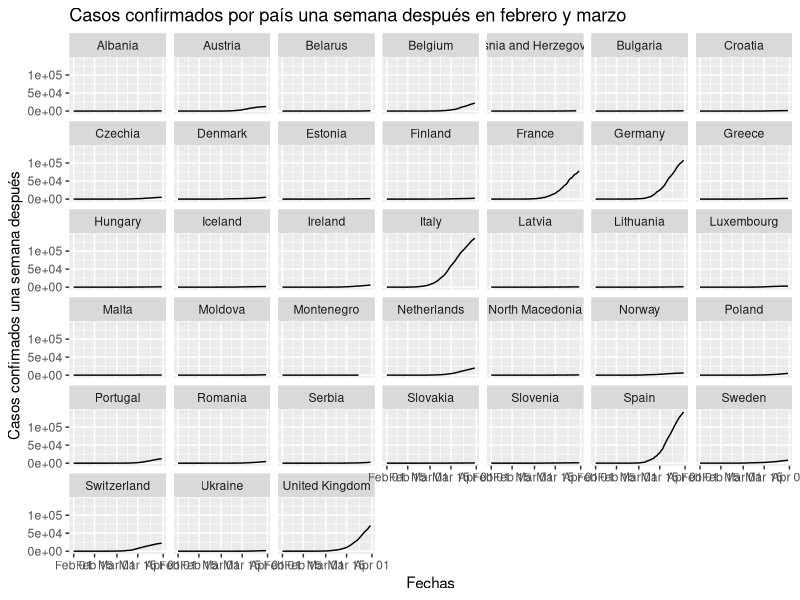
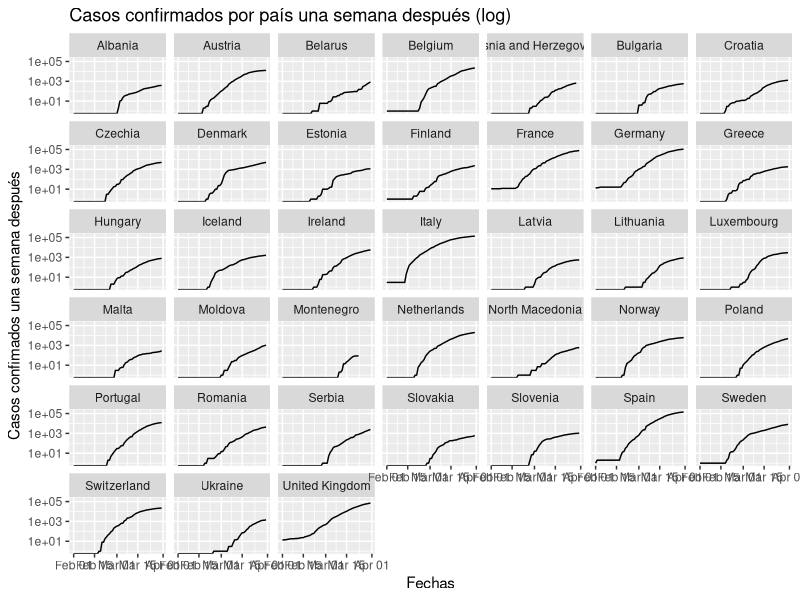
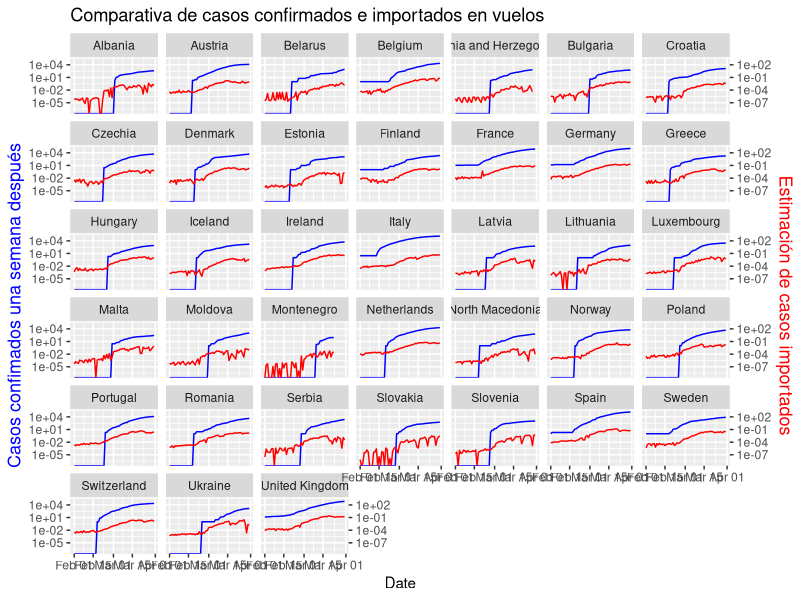
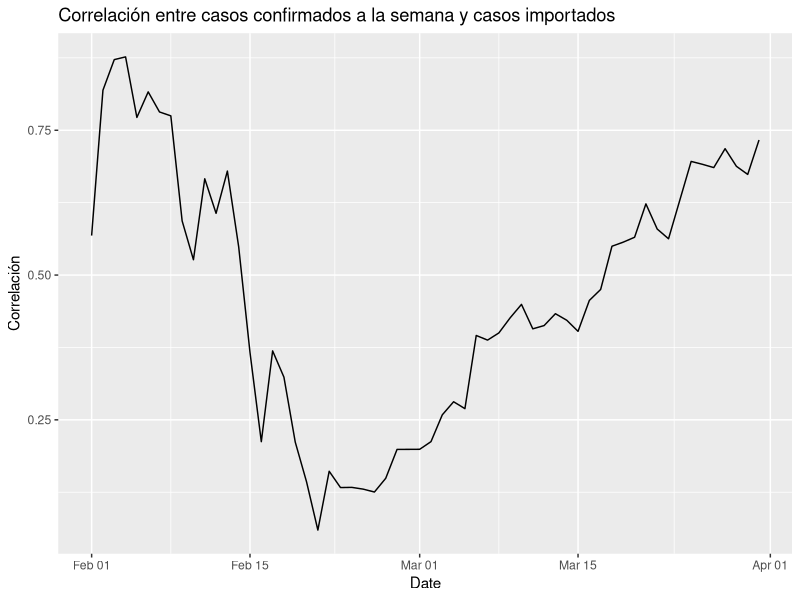
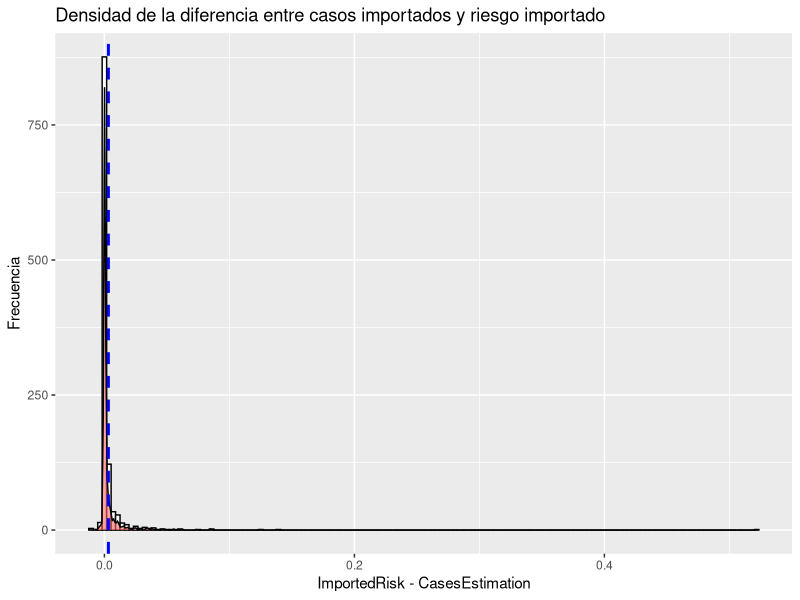
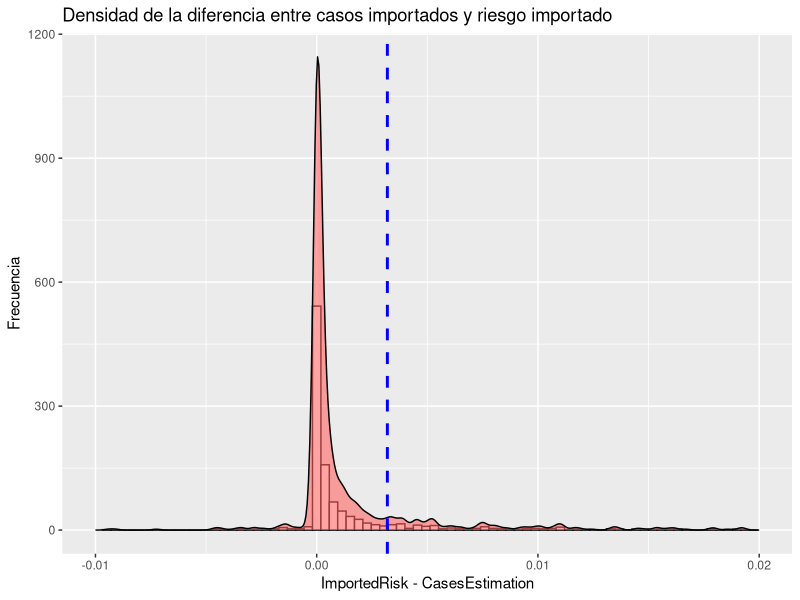

Source code (R) for these figures, in order:
library(ggplot2)
library(dplyr)

# Importación de datos
df <- read.csv(file = 'data/inter.csv')
df$Date <- as.Date(df$Date)

# Progreso de positivos una semana después en todos los países.
# Solo unos pocos muestran progresión, y normalmente es tras empezar marzo
p <- ggplot(df, aes(x=Date, y=ConfirmedCasesWeekLater)) +
  geom_line() + 
  xlab("Fechas") + ylab("Casos confimados una semana después") +
  facet_wrap(~Zone)+
  labs(title='Casos confirmados por país una semana después en febrero y marzo')
p 

# Si tenemos pocos casos no podemos apreciarlos. Cambiamos a escala logarítmica.
p <- ggplot(df, aes(x=Date, y=ConfirmedCasesWeekLater)) +
  geom_line() + 
  xlab("Fechas") + ylab("Casos confimados una semana después") +
  scale_y_log10() + facet_wrap(~Zone)+
  labs(title='Casos confirmados por país una semana después (log)')
p 

# La mayoría de países experimentan sus primeros casos una semana después de finales
# de febrero.

# Ahora, añadimos la estimación de casos importados para ver si existe alguna relación.
confirmedColor = 'blue'
estimationColor = 'red'
p <- ggplot(df, aes(x=Date)) +
  geom_line(aes(y=ConfirmedCasesWeekLater),color=confirmedColor) + 
  geom_line(aes(y=CasesEstimation),color=estimationColor) + 
  scale_y_log10(
    name = "Casos confimados una semana después",
    
    sec.axis = sec_axis(~.*0.01, name="Estimación de casos importados")
  ) + facet_wrap(~Zone) +
  theme(
    axis.title.y = element_text(color = confirmedColor, size=13),
    axis.title.y.right = element_text(color = estimationColor, size=13)
  )+
  labs(title='Comparativa de casos confirmados e importados en vuelos')
p 
# Como se puede ver, hay un aumento conforme aumentan los casos (recordemos que
# la escala es logarítmica), pero a partir de la segunda quincena empiezan a bajar
# los casos importados aunque siguieran subiendo los casos (se empezaron a tomar políticas)

# Correlación entre Casos Confirmados una semana después y Casos estimados por vuelos
correlate <- df %>%
  group_by(Date) %>% 
  summarise(pearson = cor(ConfirmedCasesWeekLater, CasesEstimation))

p <- ggplot(correlate, aes(x=Date, y=pearson)) +
  geom_line()+
  labs(title='Correlación entre casos confirmados a la semana y casos importados',
       y='Correlación')
p

# Tras estas gráficas, se considera que lo mejor será considerar los resultados
# desde el 15/02 hasta el 15/03
df <- df[df$Date >= as.Date("2020-02-15") & df$Date <= as.Date("2020-03-15"),]

# Qué relación existe entre el riesgo importado y los positivos estimados?
# El valor de riesgo importado siempre es algo superior. Veamos la distribución
# de la diferencia de estas dos variables
df$diff <- df$ImportedRisk - df$CasesEstimation
p <- ggplot(df, aes(diff)) + 
  geom_histogram(bins=150, color="black", fill="white")+
  geom_density(alpha=.6, fill="#FF6666") +
  geom_vline(aes(xintercept=mean(diff)),
             color="blue", linetype="dashed", size=1)+
  labs(title='Densidad de la diferencia entre casos importados y riesgo importado',
       x='ImportedRisk - CasesEstimation',
       y='Frecuencia')
p

# Haciendo zoom en la zona más interesante...
p <- ggplot(df, aes(diff)) + 
  geom_histogram(bins=80, color="black", fill="white")+
  geom_density(alpha=.6, fill="#FF6666") +
  geom_vline(aes(xintercept=mean(diff)),
             color="blue", linetype="dashed", size=1)+
  xlim(-0.01,0.02)+
  labs(title='Densidad de la diferencia entre casos importados y riesgo importado',
       x='ImportedRisk - CasesEstimation',
       y='Frecuencia')
p


